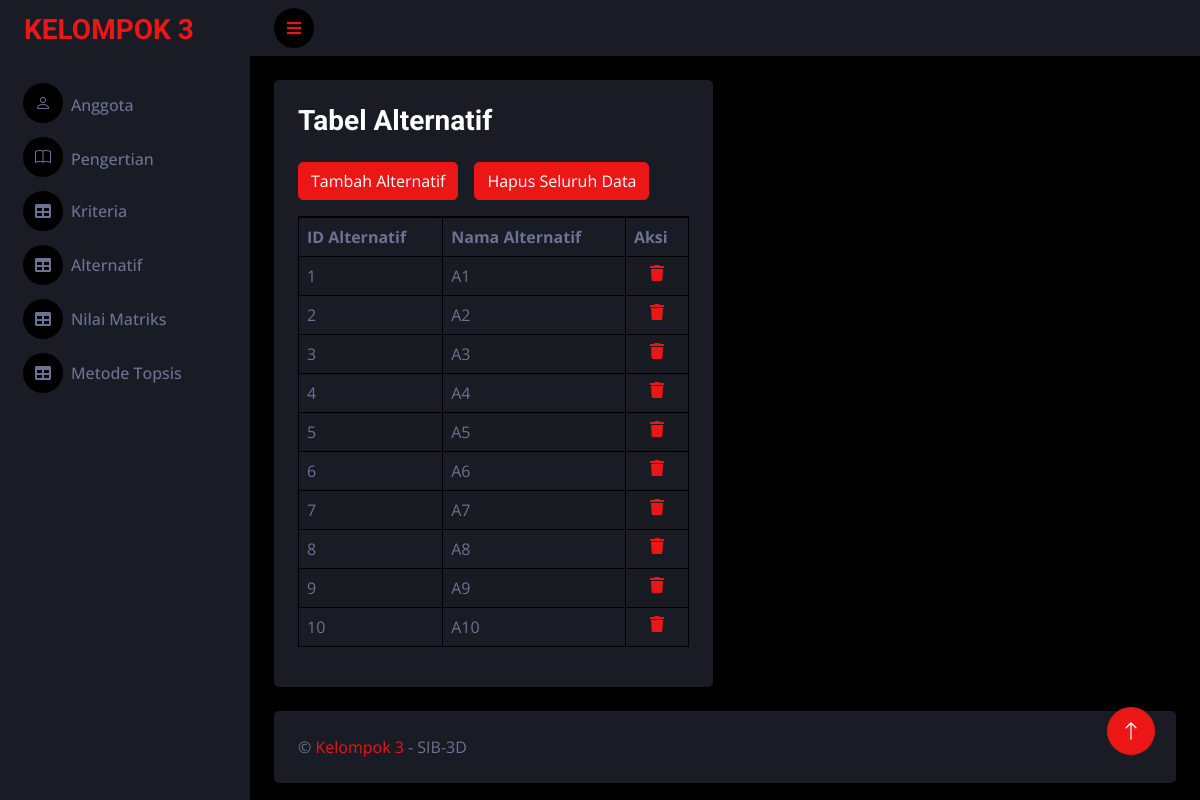
The page /alternatif.php on the database its author committed.
### tables this page shows
CREATE TABLE `tab_alternatif` (
  `id_alternatif` int(10) NOT NULL,
  `nama_alternatif` varchar(50) NOT NULL
);

### alternatif.php (the view, shortened to what this page needs)
<?php
include("koneksi.php");
?>
<head>
    <link href="https://cdnjs.cloudflare.com/ajax/libs/font-awesome/5.10.0/css/all.min.css" rel="stylesheet">
    <link href="https://cdn.jsdelivr.net/npm/bootstrap-icons@1.4.1/font/bootstrap-icons.css" rel="stylesheet">
    <link href="lib/owlcarousel/assets/owl.carousel.min.css" rel="stylesheet">
    <link href="lib/tempusdominus/css/tempusdominus-bootstrap-4.min.css" rel="stylesheet" />
    <link href="css/bootstrap.min.css" rel="stylesheet">
    <link href="css/style.css" rel="stylesheet">
</head>
<body>
    <div class="container-fluid position-relative d-flex p-0">
        <div class="sidebar pe-4 pb-3">
            <nav class="navbar bg-secondary navbar-dark">
                <a href="index.php" class="navbar-brand mx-4 mb-3">
                    <h3 class="text-primary">KELOMPOK 3</h3>
                </a>
                <div class="navbar-nav w-100">
                    <a href="kelompok.php" class="nav-item nav-link"><i class="bi bi-person me-2"></i>Anggota</a>
                    <a href="index.php" class="nav-item nav-link"><i class="bi bi-book me-2"></i>Pengertian</a>
                    <a href="kriteria.php" class="nav-item nav-link"><i class="fa fa-table me-2"></i>Kriteria</a>
                    <a href="alternatif.php" class="nav-item nav-link"><i class="fa fa-table me-2"></i>Alternatif</a>
                    <a href="nilmat.php" class="nav-item nav-link"><i class="fa fa-table me-2"></i>Nilai Matriks</a>
                    <a href="hasiltopsis.php" class="nav-item nav-link"><i class="fa fa-table me-2"></i>Metode Topsis</a>
                </div>
            </nav>
        </div>
        <div class="content">
            <nav class="navbar navbar-expand bg-secondary navbar-dark sticky-top px-4 py-2">
                <a href="#" class="sidebar-toggler flex-shrink-0">
                    <i class="fa fa-bars"></i>
                </a>
            </nav>
            <div class="container-fluid pt-4 px-4">
                <div class="row g-4">
                    <div class="col-sm-12 col-xl-6">
                        <div class="bg-secondary rounded h-100 p-4">
                            <h3 class="mb-4">Tabel Alternatif</h3>
                            <div class="panel-body">
                                <div class="tab-content">
                                    <div class="">
                                        <table class="table table-striped table-bordered table-hover">
                                            <ul class="nav nav-tabs">
                                                <li>
                                                    <a class="btn btn-primary mb-3 me-3" type="button" href="alternatiftambah.php" data-toggle="tab">Tambah Alternatif</a>
                                                </li>
                                                <li>
                                                    <a class="btn btn-primary mb-3" type="button" href="hapusseluruhalternatif.php" data-toggle="tab">Hapus Seluruh Data</a>
                                                </li>
                                            </ul>
                                            <thead>
                                                <tr>
                                                    <th>ID Alternatif</th>
                                                    <th>Nama Alternatif</th>
                                                    <th colspan="2">Aksi</th>
                                                </tr>
                                            </thead>
                                            <tbody>
                                                <?php
                                                $sql = $koneksi->query('SELECT * FROM tab_alternatif');
                                                while ($row = $sql->fetch_array()) {
                                                ?>
                                                    <tr>
                                                        <td><?php echo $row[0] ?></td>
                                                        <td><?php echo $row[1] ?></td>
                                                        <td align="center"><a href="hapusalternatif.php?id_alternatif=<?php echo $row['id_alternatif'] ?>"><i class="fa fa-trash fa-fw"></i> </td>
                                                    </tr>
                                                <?php } ?>
                                            </tbody>
                                        </table>
                                    </div>
                                </div>
                            </div>
                        </div>
                    </div>
                </div>
            </div>
            <div class="container-fluid pt-4 px-4">
                <div class="bg-secondary rounded p-4">
                    <div class="row">
                        <div class="col-12 col-sm-6 text-center text-sm-start">
                            &copy; <a href="#">Kelompok 3</a> - SIB-3D
                        </div>
                    </div>
                </div>
            </div>
        </div>
        <a href="#" class="btn btn-lg btn-primary btn-lg-square back-to-top"><i class="bi bi-arrow-up"></i></a>
    </div>
</body>
</html>

### css/style.css (style rules this page uses)
.back-to-top { position: fixed; display: none; right: 45px; bottom: 45px; z-index: 99; }
.btn { transition: .5s; }
.btn-lg-square { width: 48px; height: 48px; }
.btn-square, .btn-sm-square, .btn-lg-square { padding: 0; display: inline-flex; align-items: center; justify-content: center; font-weight: normal; border-radius: 50px; }
.sidebar { position: fixed; top: 0; left: 0; bottom: 0; width: 250px; height: 100vh; overflow-y: auto; background: var(--secondary); transition: 0.5s; z-index: 999; }
.content { margin-left: 250px; min-height: 100vh; background: var(--dark); transition: 0.5s; }
@media (min-width: 992px) { .sidebar { margin-left: 0; } }
@media (min-width: 992px) { .content { width: calc(100% - 250px); } }
.sidebar .navbar .navbar-nav .nav-link { padding: 7px 20px; color: var(--light); font-weight: 500; border-left: 3px solid var(--secondary); border-radius: 0 30px 30px 0; outline: none; }
.sidebar .navbar .navbar-nav .nav-link i { width: 40px; height: 40px; display: inline-flex; align-items: center; justify-content: center; background: var(--dark); border-radius: 40px; }
.content .navbar .sidebar-toggler, .content .navbar .navbar-nav .nav-link i { width: 40px; height: 40px; display: inline-flex; align-items: center; justify-content: center; background: var(--dark); border-radius: 40px; }

### rows shown on the page
tab_alternatif: id_alternatif "1", nama_alternatif "A1"
tab_alternatif: id_alternatif "2", nama_alternatif "A2"
tab_alternatif: id_alternatif "3", nama_alternatif "A3"
tab_alternatif: id_alternatif "4", nama_alternatif "A4"
tab_alternatif: id_alternatif "5", nama_alternatif "A5"
tab_alternatif: id_alternatif "6", nama_alternatif "A6"
tab_alternatif: id_alternatif "7", nama_alternatif "A7"
tab_alternatif: id_alternatif "8", nama_alternatif "A8"
tab_alternatif: id_alternatif "9", nama_alternatif "A9"
tab_alternatif: id_alternatif "10", nama_alternatif "A10"
